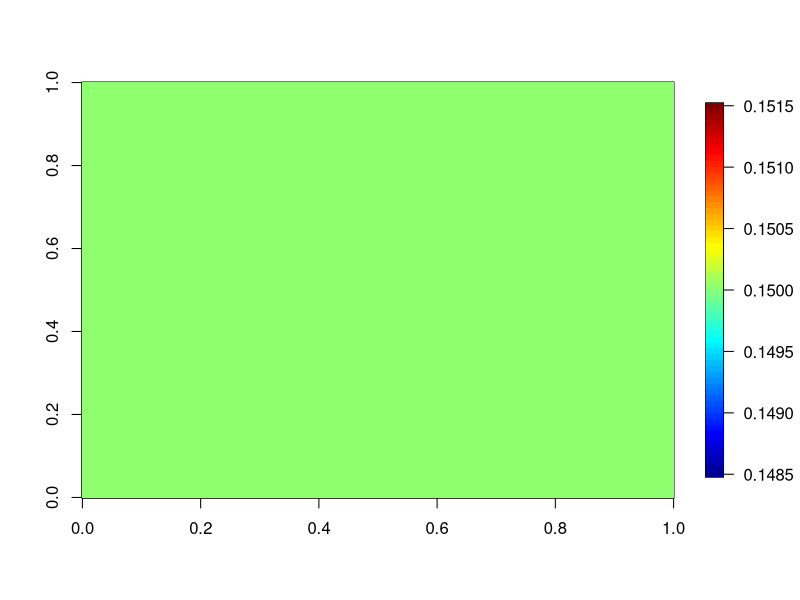

R code for this plot: (Note: this script raises an error after producing the figure.)
library(fields)

rm(list = ls())

# Input
cons.out <- "../../../Data/Transformed/Domestic/domesticConsumptionFraction_30min_global.RDS"

# Setup
lats <- seq(-89.75, 89.75, by = 0.5)
lons <- seq(-179.75, 179.75, by = 0.5)

# Calculate
cons.map <- array(NA, dim = c(length(lons), length(lats)))
for (x in 1:dim(cons.map)[1]) {
  for (y in 1:dim(cons.map)[2]) {
    cons.map[x, y] <- 0.15
  }
}
image.plot(cons.map)

# Save
dir.create(dirname(cons.out))
saveRDS(cons.map, cons.out)
